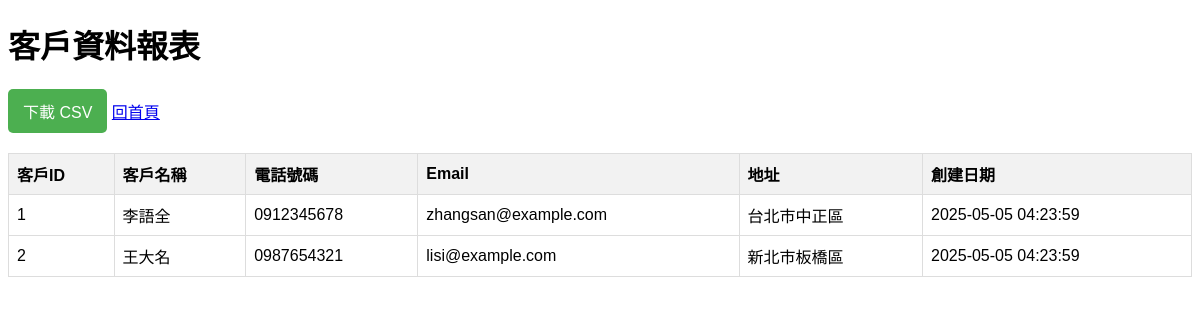
Screenshot of /reports/customer_report.php with the database file from the repository.
### tables this page shows
CREATE TABLE `customers` (
  `customer_id` int(11) NOT NULL,
  `customer_name` varchar(100) NOT NULL,
  `phone_number` varchar(20) DEFAULT NULL,
  `email` varchar(100) DEFAULT NULL,
  `address` varchar(255) DEFAULT NULL,
  `created_at` timestamp NOT NULL DEFAULT current_timestamp()
);

### reports/customer_report.php (the view, shortened to what this page needs)
<?php
include '../db_connect.php';
$query = "SELECT customer_id, customer_name, phone_number, email, address, created_at
          FROM customers";
$result = $conn->query($query);
$customers = [];
while ($row = $result->fetch_assoc()) {
    $customers[] = $row;
}
?>
<!DOCTYPE html>
<html lang="en">
<head>
</head>
<body>
    <h1>客戶資料報表</h1>
    <a href="customer_report.php?download=csv" class="download-link">下載 CSV</a>
    <a href="../admin.php" class="btn btn-outline-primary">回首頁</a>
    <table>
        <thead>
            <tr>
                <th>客戶ID</th>
                <th>客戶名稱</th>
                <th>電話號碼</th>
                <th>Email</th>
                <th>地址</th>
                <th>創建日期</th>
            </tr>
        </thead>
        <tbody>
            <?php if (count($customers) > 0): ?>
                <?php foreach ($customers as $customer): ?>
                    <tr>
                        <td><?= htmlspecialchars($customer['customer_id']) ?></td>
                        <td><?= htmlspecialchars($customer['customer_name']) ?></td>
                        <td><?= htmlspecialchars($customer['phone_number']) ?></td>
                        <td><?= htmlspecialchars($customer['email']) ?></td>
                        <td><?= htmlspecialchars($customer['address']) ?></td>
                        <td><?= htmlspecialchars($customer['created_at']) ?></td>
                    </tr>
                <?php endforeach; ?>
            <?php else: ?>
                <tr>
                    <td colspan="6">無資料</td>
                </tr>
            <?php endif; ?>
        </tbody>
    </table>
</body>
</html>

### reports/customer_report.php (style rules this page uses)
body { font-family: Arial, sans-serif; }
table { width: 100%; border-collapse: collapse; margin-top: 20px; }
th, td { border: 1px solid #ddd; padding: 8px; text-align: left; }
th { background-color: #f2f2f2; }
.download-link { text-decoration: none; color: white; background-color: #4CAF50; padding: 10px 15px; border-radius: 5px; display: inline-block; }

### rows the page displays
customers: customer_id "1", customer_name "李語全", phone_number "0912345678", email "zhangsan@example.com", address "台北市中正區", created_at "2025-05-05 04:23:59"
customers: customer_id "2", customer_name "王大名", phone_number "0987654321", email "lisi@example.com", address "新北市板橋區", created_at "2025-05-05 04:23:59"
